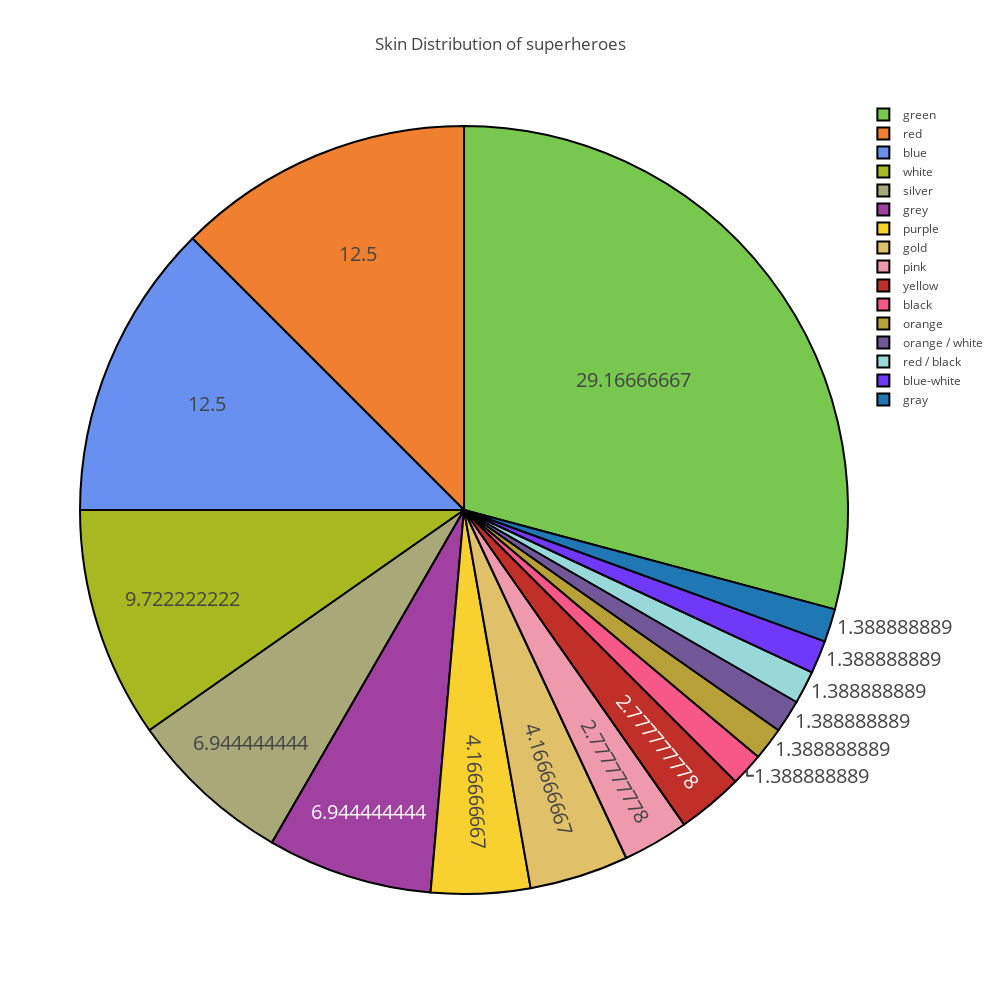

The cell this chart's notebook holds for it:
### Code cell
type_colors = ['#78C850',  # Grass
                    '#F08030',  # Fire
                    '#6890F0',  # Water
                    '#A8B820',  # Bug
                    '#A8A878',  # Normal
                    '#A040A0',  # Poison
                    '#F8D030',  # Electric
                    '#E0C068',  # Ground
                    '#EE99AC',  # Fairy
                    '#C03028',  # Fighting
                    '#F85888',  # Psychic
                    '#B8A038',  # Rock
                    '#705898',  # Ghost
                    '#98D8D8',  # Ice
                    '#7038F8',  # Dragon
                   ]

temp_series=heroes.ix[heroes['Skin color']!='Other']['Skin color'].value_counts()
labels=(np.array(temp_series.index))
sizes=(np.array((temp_series / temp_series.sum())*100))

trace=go.Pie(labels=labels, values=sizes,
            hoverinfo='label+percent',textinfo='value',
            textfont=dict(size=20),
            marker=dict(colors=type_colors,
                       line=dict(color='black',width=2)))

layout=go.Layout(
        title="Skin Distribution of superheroes",
    width=1000,
    height=1000,
)
data=[trace]
fig=go.Figure(data=data, layout=layout)
py.iplot(fig, filename="skin")


#now for the eye color

temp_series=heroes.ix[heroes['Eye color']!='Other']['Eye color'].value_counts()
labels=(np.array(temp_series.index))
sizes=(np.array((temp_series / temp_series.sum())*100))

trace=go.Pie(labels=labels, values=sizes,
            hoverinfo='label+percent',textinfo='value',
            textfont=dict(size=20),
            marker=dict(colors=type_colors,
                       line=dict(color='black',width=2)))

layout=go.Layout(
        title="Skin Distribution of superheroes",
    width=1000,
    height=1000,
)
data=[trace]
fig=go.Figure(data=data, layout=layout)
py.iplot(fig, filename="skin")


temp_series=heroes.ix[heroes['Hair color']!='No Hair']['Hair color'].value_counts()
labels=(np.array(temp_series.index))
sizes=(np.array((temp_series / temp_series.sum())*100))

trace=go.Pie(labels=labels, values=sizes,
            hoverinfo='label+percent',textinfo='value',
            textfont=dict(size=20),
            marker=dict(colors=type_colors,
                       line=dict(color='black',width=2)))

layout=go.Layout(
        title="Hair color Distribution of superheroes",
    width=1000,
    height=1000,
)
data=[trace]
fig=go.Figure(data=data, layout=layout)
py.iplot(fig, filename="skin")

### Figure 1 — Plotly figure (JSON) as saved in the notebook; plotly's stock layout.template omitted (floating-point values rounded to 4 significant figures)
{"data": [{"hoverinfo": "label+percent", "labels": ["green", "red", "blue", "white", "silver", "grey", "purple", "gold", "pink", "yellow", "black", "orange", "orange / white", "red / black", "blue-white", "gray"], "marker": {"colors": ["#78C850", "#F08030", "#6890F0", "#A8B820", "#A8A878", "#A040A0", "#F8D030", "#E0C068", "#EE99AC", "#C03028", "#F85888", "#B8A038", "#705898", "#98D8D8", "#7038F8"], "line": {"color": "black", "width": 2}}, "textfont": {"size": 20}, "textinfo": "value", "type": "pie", "values": [29.17, 12.5, 12.5, 9.722, 6.944, 6.944, 4.167, 4.167, 2.778, 2.778, 1.389, 1.389, 1.389, 1.389, 1.389, 1.389]}], "layout": {"height": 1000, "title": "Skin Distribution of superheroes", "width": 1000}}
